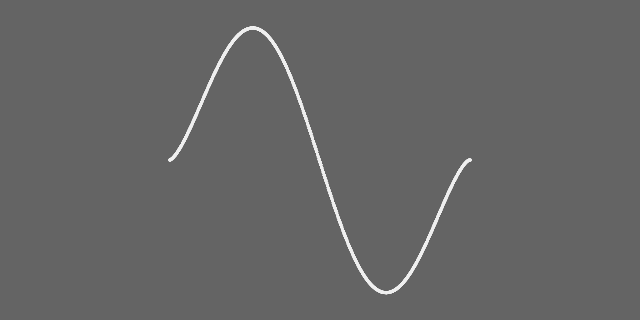
Frame 1 (no input)
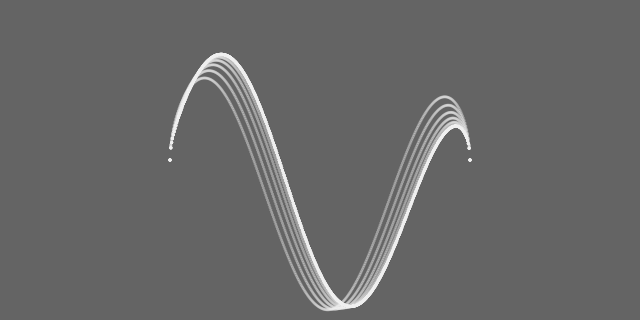
Frame 60 (the mouse pressed at the canvas centre just before this capture)
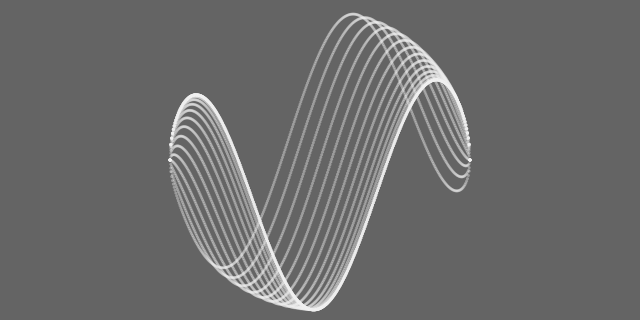
Frame 120 (the mouse held since frame 60 and released just before this capture)

The Processing sketch that drew these frames (run headless with seeded random() and noise(); from frame 60 on, the mouse is pressed at the canvas centre):

// Processing sketch: sketch_1_9_sin_crvs
// ── sketch_1_9_sin_crvs.pde
//Aven, See Through Kinect, Spring 2018
//http://aven.cc
//https://github.com/aaaven/STK2018/wiki/

int count = 20, MAX = 440;
float r = 150,d = 8.25;

void setup() {
  size(640, 320);
  smooth();
  noStroke();
}

void draw() {

  background(100);
  fill(240,100);
  for (int round = 1; round < count; round++) {
    for (int a = 0; a <= 360; a ++) {
      float progress = constrain(map(frameCount%MAX, 0+round*d, MAX+(round-count)*d, 0, 1), 0, 1);
      float ease = -0.5*(cos(progress * PI) - 1);
      float phase = 2*PI*ease + PI + radians(map(frameCount%MAX, 0, MAX, 0, 360));

      float x = map(a, 0, 360, -r, r) + width*0.5;
      float y = r * sqrt(1 - pow((x - width*0.5)/r, 2)) * sin(radians(a) + phase) + 160;
      ellipse(x, y, 3, 3);
    }
  }
}
